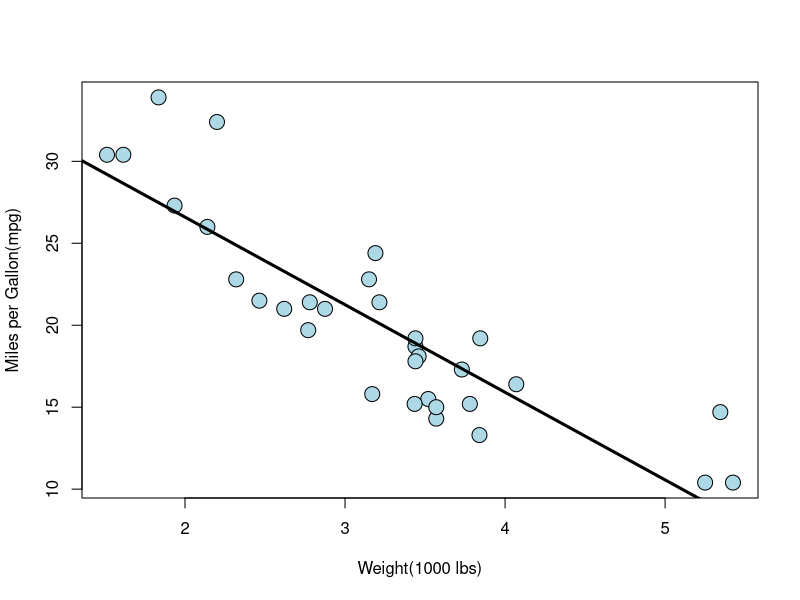

Write R code to recreate this figure.
## ---- chunk 1
library(datasets)
head(mtcars)
## ---- chunk 2
library(datasets)
fit <- lm(mpg ~ wt,data = mtcars)
fit

## ---- chunk 3
data("mtcars")
plot(mtcars$wt,mtcars$mpg,
xlab = "Weight(1000 lbs)",
ylab = "Miles per Gallon(mpg)",
bg = "lightblue",
col = "black", cex = 2, pch = 21,frame = TRUE)
abline(lm(mpg ~ wt,data = mtcars), lwd = 3)
